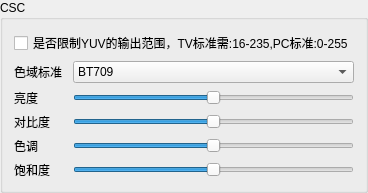
              <widget class="QGroupBox" name="groupBox_13">
               <property name="title">
                <string>CSC</string>
               </property>
               <layout class="QGridLayout" name="gridLayout_13">
                <item row="5" column="1">
                 <widget class="QSlider" name="saturation">
                  <property name="maximum">
                   <number>100</number>
                  </property>
                  <property name="value">
                   <number>50</number>
                  </property>
                  <property name="orientation">
                   <enum>Qt::Horizontal</enum>
                  </property>
                 </widget>
                </item>
                <item row="4" column="1">
                 <widget class="QSlider" name="hue">
                  <property name="maximum">
                   <number>100</number>
                  </property>
                  <property name="value">
                   <number>50</number>
                  </property>
                  <property name="orientation">
                   <enum>Qt::Horizontal</enum>
                  </property>
                 </widget>
                </item>
                <item row="2" column="0">
                 <widget class="QLabel" name="label_16">
                  <property name="text">
                   <string>亮度        </string>
                  </property>
                 </widget>
                </item>
                <item row="4" column="0">
                 <widget class="QLabel" name="label_18">
                  <property name="text">
                   <string>色调      </string>
                  </property>
                 </widget>
                </item>
                <item row="0" column="0" colspan="2">
                 <widget class="QCheckBox" name="limitrange">
                  <property name="text">
                   <string>是否限制YUV的输出范围，TV标准需:16-235,PC标准:0-255</string>
                  </property>
                 </widget>
                </item>
                <item row="2" column="1">
                 <widget class="QSlider" name="luma">
                  <property name="maximum">
                   <number>100</number>
                  </property>
                  <property name="value">
                   <number>50</number>
                  </property>
                  <property name="orientation">
                   <enum>Qt::Horizontal</enum>
                  </property>
                 </widget>
                </item>
                <item row="3" column="0">
                 <widget class="QLabel" name="label_17">
                  <property name="text">
                   <string>对比度     </string>
                  </property>
                 </widget>
                </item>
                <item row="3" column="1">
                 <widget class="QSlider" name="contrast">
                  <property name="maximum">
                   <number>100</number>
                  </property>
                  <property name="value">
                   <number>50</number>
                  </property>
                  <property name="orientation">
                   <enum>Qt::Horizontal</enum>
                  </property>
                 </widget>
                </item>
                <item row="5" column="0">
                 <widget class="QLabel" name="label_19">
                  <property name="text">
                   <string>饱和度    </string>
                  </property>
                 </widget>
                </item>
                <item row="1" column="1">
                 <widget class="QComboBox" name="color_space">
                  <property name="layoutDirection">
                   <enum>Qt::LeftToRight</enum>
                  </property>
                  <item>
                   <property name="text">
                    <string>BT709</string>
                   </property>
                  </item>
                  <item>
                   <property name="text">
                    <string>BT2020</string>
                   </property>
                  </item>
                  <item>
                   <property name="text">
                    <string>BT601</string>
                   </property>
                  </item>
                 </widget>
                </item>
                <item row="1" column="0">
                 <widget class="QLabel" name="label_20">
                  <property name="text">
                   <string>色域标准</string>
                  </property>
                 </widget>
                </item>
               </layout>
              </widget>
